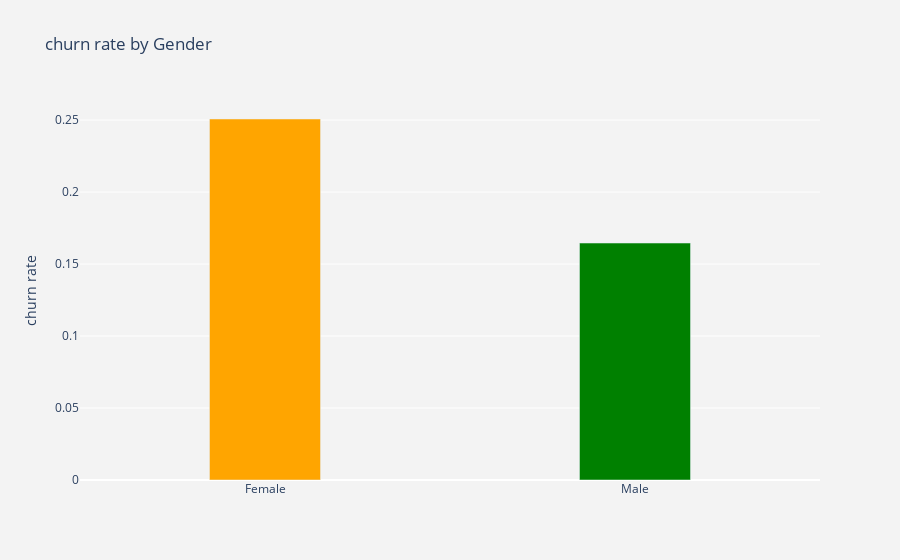

Write notebook code for a chart like this one.
### Code cell
plot_by_gender=churn_dataset.groupby('Gender').Exited.mean().reset_index()
plot_data=[    go.Bar(    x=plot_by_gender['Gender'],
    y=plot_by_gender['Exited'],
    width=[0.3,0.3],
    marker=dict(
    color=['orange','green'])
    )
]
plot_layout=dict(xaxis={"type":"category"},
yaxis={"title":"churn rate"},
title='churn rate by Gender',
plot_bgcolor='rgb(243,243,243)',
paper_bgcolor='rgb(243,243,243)',)
fig=go.Figure(data=plot_data,layout=plot_layout)
po.iplot(fig)

### Figure 1 — Plotly figure (JSON) as saved in the notebook; plotly's stock layout.template omitted (floating-point values rounded to 4 significant figures)
{"data": [{"marker": {"color": ["orange", "green"]}, "type": "bar", "width": [0.3, 0.3], "x": ["Female", "Male"], "y": [0.2507, 0.1646]}], "layout": {"paper_bgcolor": "rgb(243,243,243)", "plot_bgcolor": "rgb(243,243,243)", "title": {"text": "churn rate by Gender"}, "xaxis": {"type": "category"}, "yaxis": {"title": {"text": "churn rate"}}}}
